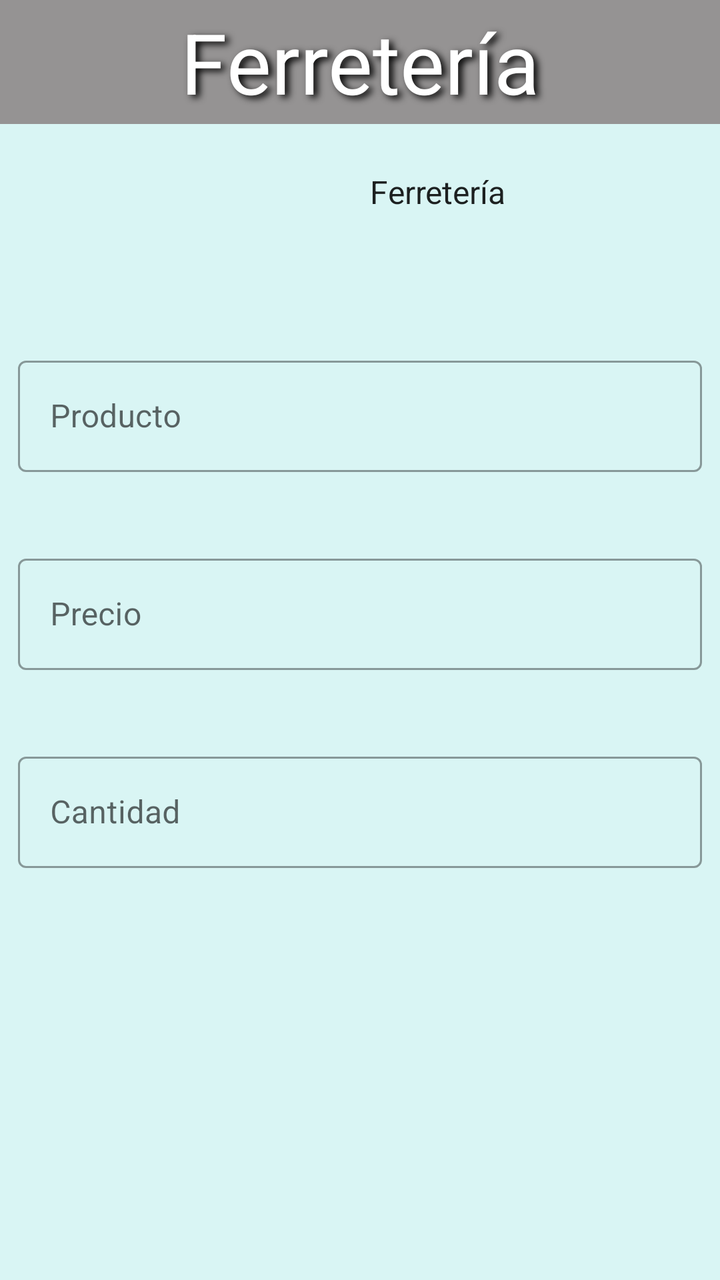
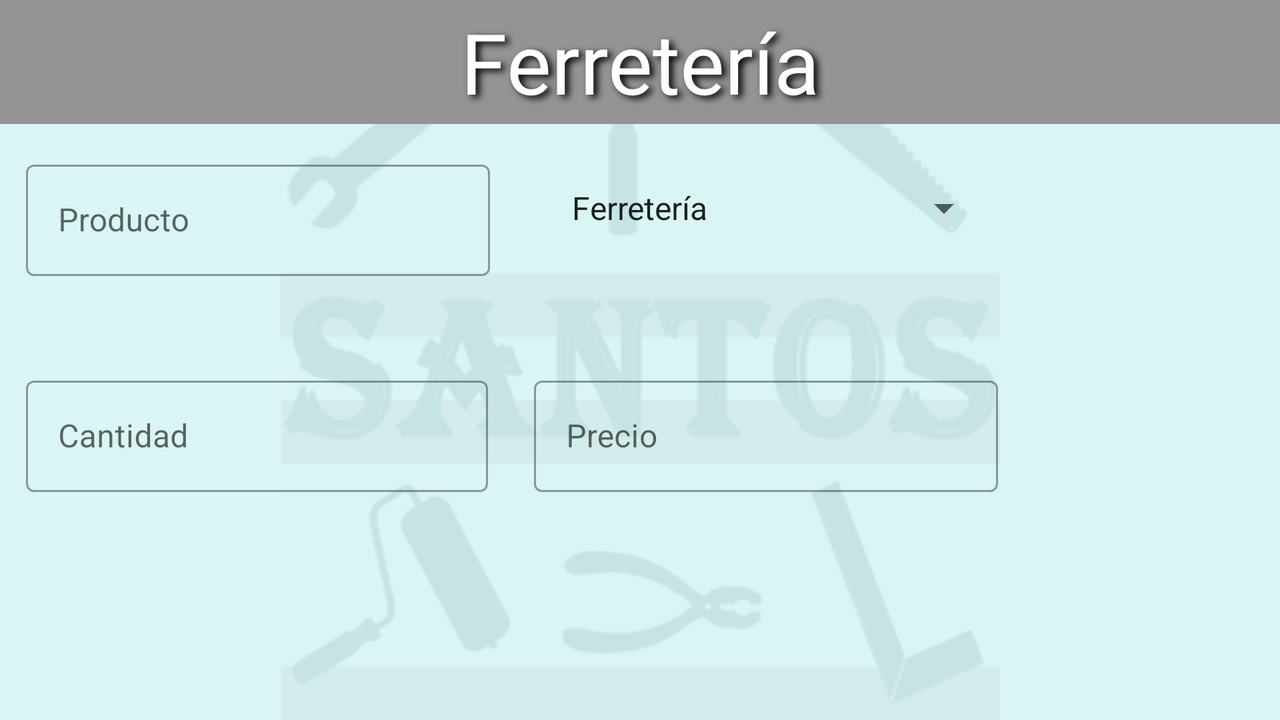

An Android layout and its configuration variant, each rendered on a device that would load it. The default file and the variant file are quoted in full after the pictures.
<!-- AndroidManifest.xml: application theme Theme.Ferreteria -->
<!-- res/layout/activity_actualizar_productos.xml -->
<?xml version="1.0" encoding="utf-8"?>
<androidx.constraintlayout.widget.ConstraintLayout xmlns:android="http://schemas.android.com/apk/res/android"
    xmlns:app="http://schemas.android.com/apk/res-auto"
    xmlns:tools="http://schemas.android.com/tools"
    android:layout_width="match_parent"
    android:layout_height="match_parent"
    android:background="@color/verdeClaro">


    <com.google.android.material.textfield.TextInputLayout
        android:id="@+id/textInputLayout"
        style="@style/Widget.MaterialComponents.TextInputLayout.OutlinedBox"
        android:layout_width="match_parent"
        android:layout_height="wrap_content"
        android:layout_marginTop="16dp"
        android:hint="Producto"
        android:padding="9dp"
        app:layout_constraintTop_toBottomOf="@+id/seccionAc"
        tools:ignore="MissingConstraints"
        tools:layout_editor_absoluteX="0dp">

        <EditText
            android:id="@+id/productoAc"
            android:layout_width="match_parent"
            android:layout_height="wrap_content"
            android:inputType="textPersonName"
            android:maxLength="20"
            tools:layout_editor_absoluteX="10dp"
            tools:layout_editor_absoluteY="247dp" />
    </com.google.android.material.textfield.TextInputLayout>

    <com.google.android.material.textfield.TextInputLayout
        android:id="@+id/textInputLayout3"
        style="@style/Widget.MaterialComponents.TextInputLayout.OutlinedBox"
        android:layout_width="match_parent"
        android:layout_height="wrap_content"
        android:layout_marginTop="20dp"
        android:hint="Precio"
        android:padding="9dp"
        app:layout_constraintTop_toBottomOf="@+id/textInputLayout"
        tools:ignore="MissingConstraints"
        tools:layout_editor_absoluteX="0dp">
        <EditText
            android:id="@+id/precioAc"
            android:layout_width="match_parent"
            android:layout_height="wrap_content"
            android:digits="1234567890"
            android:inputType="numberDecimal" />
    </com.google.android.material.textfield.TextInputLayout>

    <com.google.android.material.textfield.TextInputLayout
        android:id="@+id/textInputLayout4"
        style="@style/Widget.MaterialComponents.TextInputLayout.OutlinedBox"
        android:layout_width="match_parent"
        android:layout_height="wrap_content"
        android:layout_marginTop="20dp"
        android:hint="Cantidad"
        android:padding="9dp"
        app:layout_constraintTop_toBottomOf="@+id/textInputLayout3"
        tools:ignore="MissingConstraints"
        tools:layout_editor_absoluteX="0dp">

        <EditText
            android:id="@+id/cantidadAc"
            android:layout_width="match_parent"
            android:layout_height="wrap_content"
            android:digits="1234567890"
            android:ems="9"
            android:inputType="number"
            android:maxLength="9" />
    </com.google.android.material.textfield.TextInputLayout>


    <TextView
        android:id="@+id/textView"
        style="@style/Titulo"
        android:layout_width="match_parent"
        android:layout_height="62dp"
        app:layout_constraintEnd_toEndOf="parent"
        app:layout_constraintTop_toTopOf="parent" />

    <Spinner
        android:id="@+id/idSpinner2"
        android:layout_width="218dp"
        android:layout_height="52dp"
        android:layout_marginStart="12dp"
        android:layout_marginTop="8dp"
        android:entries="@array/seccion"
        app:layout_constraintStart_toEndOf="@+id/seccionAc"
        app:layout_constraintTop_toBottomOf="@+id/textView" />

    <TextView
        android:id="@+id/seccionAc"
        android:layout_width="149dp"
        android:layout_height="68dp"
        android:layout_marginStart="16dp"
        android:layout_marginTop="20dp"
        android:textSize="18dp"
        app:layout_constraintStart_toStartOf="parent"
        app:layout_constraintTop_toBottomOf="@+id/textView" />


</androidx.constraintlayout.widget.ConstraintLayout>
<!-- resources referenced by this layout -->
<resources>
  <string-array name="seccion">
          <item>Ferretería</item>
          <item>Pintura</item>
          <item>Fontanería</item>
          <item>Carpitería</item>
          <item>Albañilería</item>
      </string-array>
  <color name="verdeClaro">#d9f5f4</color>
  <style name="Titulo" parent="Theme.Ferreteria">
      <item name="android:background">@color/gris</item>
      <item name="android:gravity">center</item>
      <item name="android:text">@string/app_name</item>
      <item name="android:shadowColor">@color/black</item>
      <item name="android:textSize">42dp</item>
      <item name="android:shadowDx">6</item>
      <item name="android:shadowDy">4</item>
      <item name="android:shadowRadius">8</item>
      <item name="android:textColor">@color/white</item>
  </style>
  <style name="Theme.Ferreteria" parent="Theme.MaterialComponents.DayNight.DarkActionBar">
          
          <item name="colorPrimary">@color/verdeOsculo</item>
          <item name="colorPrimaryDark">@color/gris</item>
          <item name="colorOnPrimary">@color/verdeClaro</item>
          <item name="colorPrimaryVariant">@color/black</item>
  
          
          <item name="colorSecondary">@color/verdeClaro</item>
          <item name="colorSecondaryVariant">@color/verdeOsculo</item>
          <item name="colorOnSecondary">@color/black</item>
  
          <item name="android:statusBarColor" tools:targetApi="l">?attr/colorPrimaryVariant</item>
          
          <item name="toolbarStyle">@style/Widget.MaterialComponents.Toolbar.PrimarySurface</item>
      </style>
  <color name="gris">#959393</color>
  <string name="app_name">Ferretería</string>
  <color name="black">#FF000000</color>
  <color name="white">#FFFFFFFF</color>
  <color name="verdeOsculo">#154c4b</color>
</resources>
<!-- res/layout-land/activity_actualizar_productos.xml (the repository's variant of the layout above) -->
<!-- drawn on the phone turned sideways -->
<?xml version="1.0" encoding="utf-8"?>
<androidx.constraintlayout.widget.ConstraintLayout xmlns:android="http://schemas.android.com/apk/res/android"
    xmlns:app="http://schemas.android.com/apk/res-auto"
    xmlns:tools="http://schemas.android.com/tools"
    android:layout_width="match_parent"
    android:layout_height="match_parent"
    android:background="@color/verdeClaro">

    <ImageView
        android:id="@+id/imageView2"
        android:layout_width="match_parent"
        android:layout_height="match_parent"
        android:alpha="0.1"
        app:srcCompat="@drawable/pantalla_inicio"
        tools:layout_editor_absoluteX="0dp"
        tools:layout_editor_absoluteY="-16dp" />

    <com.google.android.material.textfield.TextInputLayout
        android:id="@+id/textInputLayout"
        style="@style/Widget.MaterialComponents.TextInputLayout.OutlinedBox"
        android:layout_width="250dp"
        android:layout_height="100dp"
        android:layout_marginStart="4dp"
        android:layout_marginTop="68dp"
        android:hint="Producto"
        android:padding="9dp"
        app:layout_constraintStart_toStartOf="parent"
        app:layout_constraintTop_toTopOf="parent"
        tools:ignore="MissingConstraints">

        <EditText
            android:id="@+id/productoAc"
            android:layout_width="match_parent"
            android:layout_height="wrap_content"
            android:inputType="textPersonName"
            android:maxLength="20"
            tools:layout_editor_absoluteX="10dp"
            tools:layout_editor_absoluteY="247dp" />

    </com.google.android.material.textfield.TextInputLayout>

    <com.google.android.material.textfield.TextInputLayout
        android:id="@+id/textInputLayout3"
        style="@style/Widget.MaterialComponents.TextInputLayout.OutlinedBox"
        android:layout_width="250dp"
        android:layout_height="100dp"
        android:layout_marginStart="4dp"
        android:layout_marginTop="176dp"
        android:hint="Precio"
        android:padding="9dp"
        app:layout_constraintStart_toEndOf="@+id/textInputLayout"
        app:layout_constraintTop_toTopOf="parent"
        tools:ignore="MissingConstraints">

        <EditText
            android:id="@+id/precioAc"
            android:layout_width="match_parent"
            android:layout_height="wrap_content"
            android:digits="1234567890"
            android:inputType="numberDecimal" />
    </com.google.android.material.textfield.TextInputLayout>

    <com.google.android.material.textfield.TextInputLayout
        android:id="@+id/textInputLayout4"
        style="@style/Widget.MaterialComponents.TextInputLayout.OutlinedBox"
        android:layout_width="249dp"
        android:layout_height="100dp"
        android:layout_marginStart="4dp"
        android:layout_marginTop="8dp"
        android:hint="Cantidad"
        android:padding="9dp"
        app:layout_constraintStart_toStartOf="@+id/imageView2"
        app:layout_constraintTop_toBottomOf="@+id/textInputLayout"
        tools:ignore="MissingConstraints">

        <EditText
            android:id="@+id/cantidadAc"
            android:layout_width="match_parent"
            android:layout_height="wrap_content"
            android:digits="1234567890"
            android:ems="9"
            android:inputType="number"
            android:maxLength="9" />
    </com.google.android.material.textfield.TextInputLayout>

    <TextView
        android:id="@+id/textView"
        style="@style/Titulo"
        android:layout_width="match_parent"
        android:layout_height="62dp"
        app:layout_constraintEnd_toEndOf="parent"
        app:layout_constraintTop_toTopOf="parent" />

    <Spinner
        android:id="@+id/idSpinner2"
        android:layout_width="218dp"
        android:layout_height="52dp"
        android:layout_marginStart="24dp"
        android:layout_marginTop="16dp"
        android:entries="@array/seccion"
        app:layout_constraintStart_toEndOf="@+id/textInputLayout"
        app:layout_constraintTop_toBottomOf="@+id/textView" />

    <TextView
        android:id="@+id/seccionAc"
        android:layout_width="131dp"
        android:layout_height="67dp"
        android:textColor="@color/white"
        android:textSize="18dp"
        app:layout_constraintStart_toStartOf="@+id/textView"
        app:layout_constraintTop_toTopOf="parent" />


</androidx.constraintlayout.widget.ConstraintLayout>
<!-- resources referenced by the variant -->
<!-- as the phone turned sideways resolves them -->
<resources>
  <string-array name="seccion">
          <item>Ferretería</item>
          <item>Pintura</item>
          <item>Fontanería</item>
          <item>Carpitería</item>
          <item>Albañilería</item>
      </string-array>
  <color name="verdeClaro">#d9f5f4</color>
  <color name="white">#FFFFFFFF</color>
  <!-- drawable pantalla_inicio (drawable) -->
  <?xml version="1.0" encoding="utf-8"?>
  <layer-list xmlns:android="http://schemas.android.com/apk/res/android">
  <item android:drawable="@color/verdeClaro">
  </item>
     <item>
         <bitmap android:gravity="start"
             android:src="@mipmap/pantalla"/>
     </item>
  </layer-list>
  <style name="Titulo" parent="Theme.Ferreteria">
      <item name="android:background">@color/gris</item>
      <item name="android:gravity">center</item>
      <item name="android:text">@string/app_name</item>
      <item name="android:shadowColor">@color/black</item>
      <item name="android:textSize">42dp</item>
      <item name="android:shadowDx">6</item>
      <item name="android:shadowDy">4</item>
      <item name="android:shadowRadius">8</item>
      <item name="android:textColor">@color/white</item>
  </style>
  <style name="Theme.Ferreteria" parent="Theme.MaterialComponents.DayNight.DarkActionBar">
          
          <item name="colorPrimary">@color/verdeOsculo</item>
          <item name="colorPrimaryDark">@color/gris</item>
          <item name="colorOnPrimary">@color/verdeClaro</item>
          <item name="colorPrimaryVariant">@color/black</item>
  
          
          <item name="colorSecondary">@color/verdeClaro</item>
          <item name="colorSecondaryVariant">@color/verdeOsculo</item>
          <item name="colorOnSecondary">@color/black</item>
  
          <item name="android:statusBarColor" tools:targetApi="l">?attr/colorPrimaryVariant</item>
          
          <item name="toolbarStyle">@style/Widget.MaterialComponents.Toolbar.PrimarySurface</item>
      </style>
  <color name="gris">#959393</color>
  <string name="app_name">Ferretería</string>
  <color name="black">#FF000000</color>
  <color name="verdeOsculo">#154c4b</color>
</resources>
